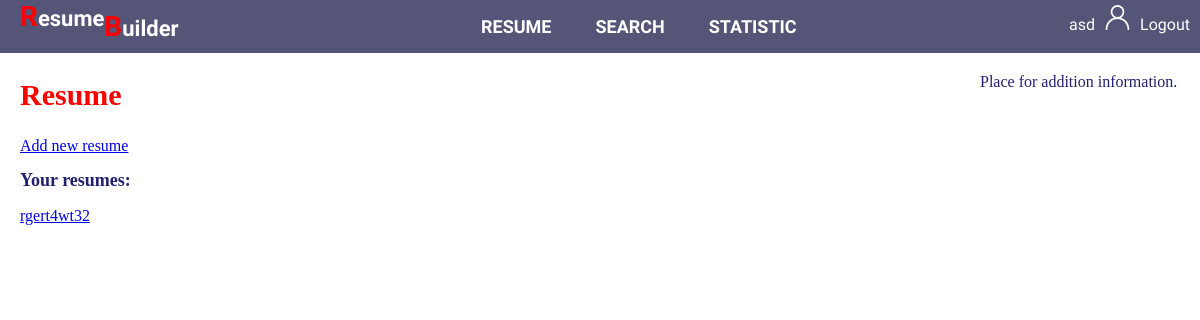
/resume/ (signed in), run on an earlier commit of the app's database.
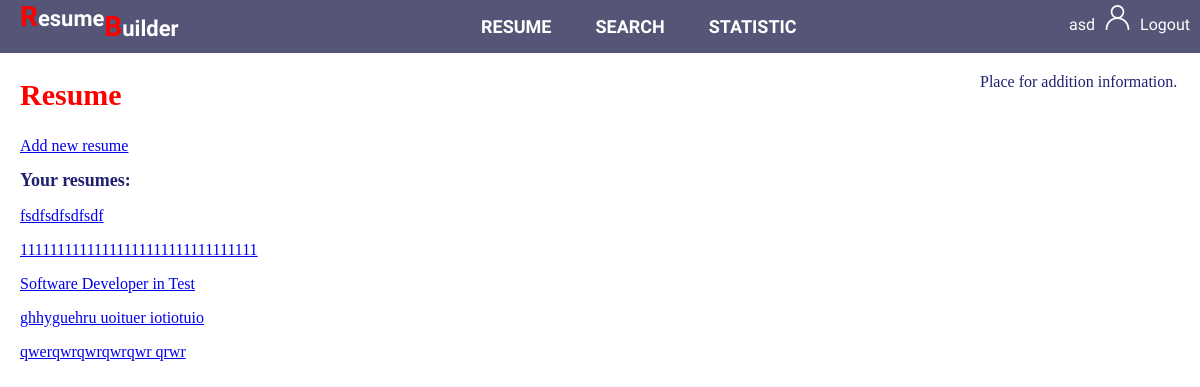
And on a later commit of the database.
### resume/models.py (models this page shows)
class Resume(models.Model):
	first_name=models.CharField("First name", max_length=70, null=True)
	last_name=models.CharField("Last name", max_length=70, null=True)
	user_id=models.ForeignKey(User, on_delete=models.CASCADE, null=True)
	email=models.CharField("E-mail", max_length=50, null=True)
	phone=models.CharField("Phone", max_length=12, null=True, blank=True)
	address=models.CharField("Address", max_length=200, null=True, blank=True)
	city=models.CharField("City", max_length=40, null=True, blank=True)
	state=models.CharField("State", max_length=40, null=True, blank=True)
	country=models.CharField("Country", max_length=70, null=True, blank=True)
	zip_code=models.CharField("Zip code", max_length=5, null=True, blank=True)
	job_title=models.CharField("Job Title", max_length=100, null=True)
	summary=models.TextField("Summary", null=True, blank=True)

### resume/views.py (the view)
# urls.py: path('', views.index, name = 'index'),
def index(request):
	print("Hello This is resume page")
	print(request.user.id)
	resumes_list=Resume.objects.filter(user_id=request.user.id)
	return render(request, 'resume/resume.html', {'resumes_list': resumes_list})

### JobMarket/templates/resume/resume.html (shortened to what this page needs)
{% extends 'base.html' %}
{% block content %}
<section class="main_section">
	<div class="content">
		<div class="content_inner">
			<h1>Resume</h1>
			{% if user.is_authenticated %}
			<a href="{% url 'resume:addnew' %}">Add new resume</a>
			<h2>Your resumes:</h2>
			{% if resumes_list %}
				{% for a in resumes_list %}
					<p><a href="{% url 'resume:resume_details' a.id %}">{{ a.job_title }}</a></p>
				{% endfor %}
			{% else %}
			<p>You don't have any resumes yet.</p>
			{% endif %}
			{% 	else %}
			<p>If you want view or add new resume you should <a href="{% url 'login' %}">login</a> or <a href="{% url 'signup' %}">sign up.</a></p>
			{% endif %}
	</div></div>
	<div class="addition_information">
		<div class="addition_information_inner">
			<p>Place for addition information.</p>
	</div></div>
</section>
{% endblock %}

### JobMarket/templates/base.html (shortened to what this page needs)
<!DOCTYPE html>
<html>
<head>
	{% load static %}
	<link rel="stylesheet" href="{% get_static_prefix %}style.css">
</head>
<body>
<div class="wrapper">
<header>
<div class="header">
<div class="header_inner">
	<div class="for_logo">
	<div class="logo">Resume</div><div class="logo" style="position: relative; top:10px;">Builder</div>
	</div>
	<nav class="main_menu">
		<div class="block_menu">
			<ul>
				<li class="menu"><a href="{% url 'resume:index' %}">RESUME</a></li>
				<li class="menu"><a href="{% url 'search:index' %}">SEARCH</a></li>
				<li class="menu"><a href="{% url 'statistic:index' %}">STATISTIC</a></li>
			</ul>
		</div>
	</nav>
	<div class="user">
		{% if user.is_authenticated %}
		<li class="user_menu">{{ user }}<img class="user_icon" width="25px" height="25px" hspace="10px" src="{% get_static_prefix %}icon-user.svg"><a href="{% url 'logout' %}">Logout</a></li>
		{% else %}
		<li class="user_menu"><a href="{% url 'login' %}">Login</a></li>
		<li class="user_menu"><a href="{% url 'signup' %}">Sign up</a></li>
		{% endif %}
	</div>
</div>
</div>
</header>
{% block content %}{% endblock %}
</div>
</body>
</html>

### resume/static/style.css (style rules this page uses)
body { margin: 0px; padding: 0px; color: #202070; }
.wrapper { height: 100%; width: 100%; margin: 0px; padding: 0px; }
.header { width: 100%; background-color: #555577; color: #fff; left: 0; top: 0; }
.header_inner { display: flex; justify-content: space-between; margin: 0px; padding: 0px; }
.for_logo { margin-left: 20px;; }
.logo { float: left; font-size: 22px; font-weight: 600; font-family: 'Gotu', sans-serif; }
.logo::first-letter { font-size: 28px; color:#ff0000; }
.block_menu { text-align: center; vertical-align: middle; }
.main_menu { color: #fff; }
.menu { display: inline; padding-top: 5px; padding-bottom: 5px; padding-left: 20px; padding-right: 20px; color: #fff; font-family: 'Gotu', sans-serif; font-weight: 600; font-size: 18px; }
.menu a { color: #fff; text-decoration: none; }
.user { text-align: center; vertical-align: middle; padding: 5px; }
.user_menu { display: inline; padding: 5px; color: #fff; font-family: 'Gotu', sans-serif; font-weight: 300; font-size: 16px; }
.user_menu a { color: #fff; text-decoration: none; }
.main_section { color: #202070; }
.content { width: 80%; float:left; position: relative; }
.addition_information { width: 20%; float: right; }
.content_inner { margin:20px; position: relative; }
.addition_information_inner { margin:20px; }
h1 { font-size: 30px; color: #ff0000; }
h2 { font-size: 18px; color: #202070; }
p { color: #202070; }

What changed in the data, as far as the page shows it:
removed Resume: job_title "rgert4wt32"
added Resume: job_title "fsdfsdfsdfsdf"
added Resume: job_title "11111111111111111111111111111111"
added Resume: job_title "Software Developer in Test"
added Resume: job_title "ghhyguehru uoituer iotiotuio"
added Resume: job_title "qwerqwrqwrqwrqwr qrwr"
